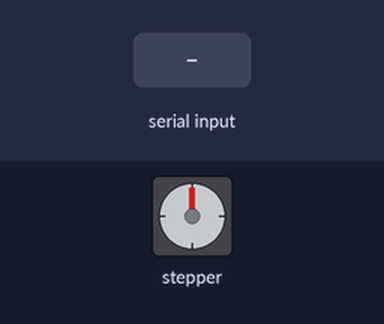
A sketch run on a simulated Arduino Mega 2560, built with avr-gcc and run on an emulated ATmega2560. Parts: stepper motor. The test bench sets the inputs (shaded band). Stepper angles assume 200 steps per turn.

Above: at 1.2 s.
1.3 s: "90,45\n" received over the second serial link
At 2.4 s:
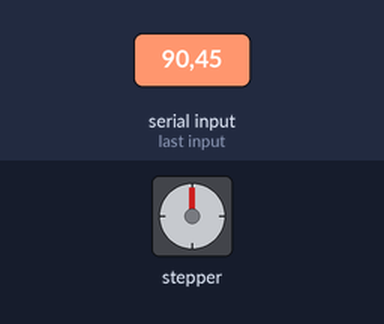
2.8 s: "30,150\n" received over the second serial link
At 3.6 s:
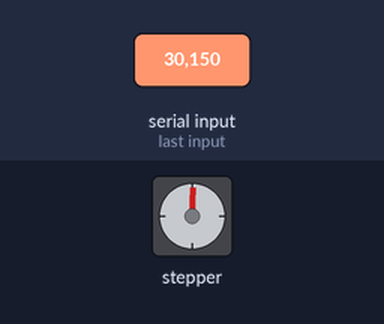
Timing chart, 0 to 5.8 s (numbered marks = the images above; inputs shaded):
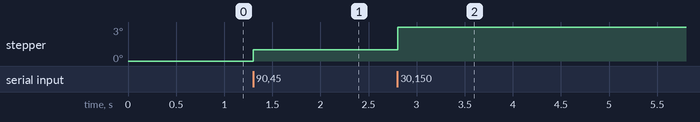

The sketch:

coni_slave_big.ino
```cpp
#include <AccelStepper.h>

#define STEP 12
#define DIR 11

AccelStepper stepper1(1, STEP, DIR);
AccelStepper stepper2(1, 4, 5);

int vel;

int i = 0;

void setup() {
  //read from RS485 bus
  Serial2.begin(9600);

  //debug
  Serial.begin(9600);

  //motor
  stepper1.setMaxSpeed(1000);
  stepper1.setMaxSpeed(1000.0);
  stepper1.setAcceleration(100.0);
  stepper1.stop();
}

void loop() {
  if (Serial2.available() > 0) {
    vel = Serial2.parseInt();
    if (vel < 1024) {
      stepper1.setSpeed(vel);
      stepper1.runSpeed();
    }

  }
}
```
